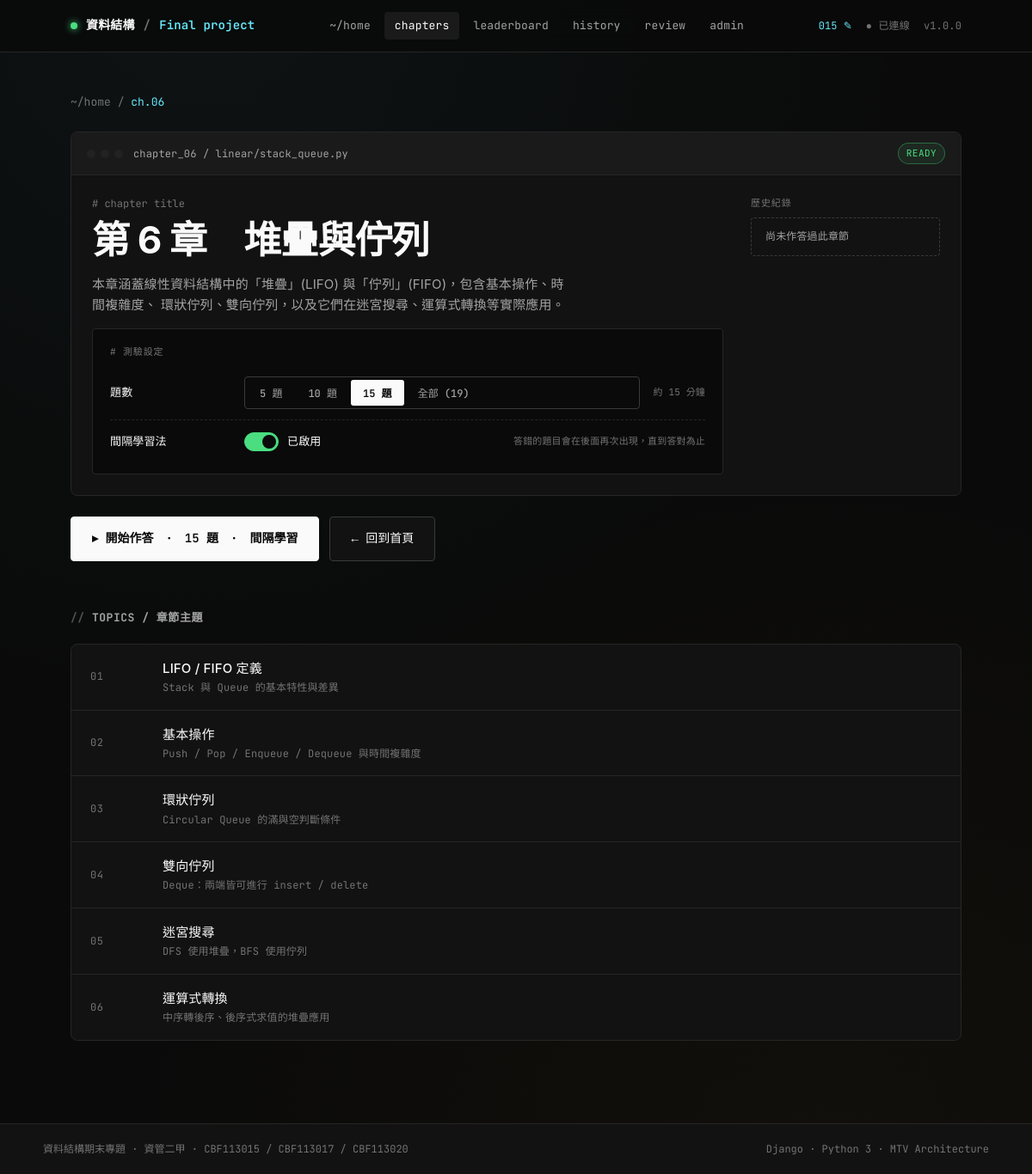
The app's page /quiz/1/ (signed in) with its own data.
### quiz/models.py (models this page shows, shortened)
class Chapter(models.Model):
    number = models.PositiveIntegerField(unique=True, verbose_name="章節編號")
    title = models.CharField(max_length=100, verbose_name="章節名稱")
    class Meta:
        ordering = ["number"]
        verbose_name = "章節"
        verbose_name_plural = "章節"
    def question_count(self):
        return self.questions.count()
    question_count.short_description = "題數"

### quiz/views.py (the view)
# urls.py: path("quiz/<int:chapter_id>/",    views.chapter_detail, name="chapter_detail"),
def chapter_detail(request, chapter_id):
    chapter = get_object_or_404(Chapter, pk=chapter_id)
    user_name = request.session.get("user_name", "")
    records = []
    best = None
    last = None
    if user_name:
        records = list(QuizRecord.objects.filter(chapter=chapter, user_name=user_name).order_by("-created_at"))
        if records:
            best = max(r.score for r in records)
            last = records[0]
    topics = [
        ("LIFO / FIFO 定義", "Stack 與 Queue 的基本特性與差異"),
        ("基本操作", "Push / Pop / Enqueue / Dequeue 與時間複雜度"),
        ("環狀佇列", "Circular Queue 的滿與空判斷條件"),
        ("雙向佇列", "Deque：兩端皆可進行 insert / delete"),
        ("迷宮搜尋", "DFS 使用堆疊，BFS 使用佇列"),
        ("運算式轉換", "中序轉後序、後序式求值的堆疊應用"),
    ]
    return render(request, "quiz/chapter.html", {
        "chapter": chapter,
        "user_name": user_name,
        "records": records,
        "best": best,
        "last": last,
        "history_count": len(records),
        "topics": topics,
    })

### quiz/context_processors.py (called while the page is built)
def default_chapter(request):
    chapter = Chapter.objects.filter(number=6).first()
    return {
        "default_chapter": chapter,
        "user_name": request.session.get("user_name", ""),
    }

### quiz/templates/quiz/chapter.html (shortened to what this page needs)
{% extends "quiz/base.html" %}
{% block nav_chapters %}active{% endblock %}
{% block content %}
<div class="container">
  <div class="mono" style="color:var(--text-dim);font-size:13px;margin-bottom:24px;">
    <a href="{% url 'quiz:index' %}" style="cursor:pointer;">~/home</a>
    <span> / </span>
    <span class="cyan">ch.{{ chapter.number|stringformat:"02d" }}</span>
  </div>
  <div class="panel">
    <div class="panel-header">
      <div style="display:flex;align-items:center;gap:12px;">
        <span class="win-dots">
          <span class="win-dot"></span>
          <span class="win-dot"></span>
          <span class="win-dot"></span>
        </span>
        <span>chapter_{{ chapter.number|stringformat:"02d" }} / linear/stack_queue.py</span>
      </div>
      <span class="tag tag-green">READY</span>
    </div>
    <div class="panel-body">
      <div style="display:grid;grid-template-columns:1fr auto;gap:32px;align-items:start;">
        <div>
          <div class="mono dim" style="font-size:12px;margin-bottom:8px;"># chapter title</div>
          <h1 style="font-size:44px;margin:0 0 16px;letter-spacing:-0.02em;line-height:1.1;">
            第 {{ chapter.number }} 章　{{ chapter.title }}
          </h1>
          <p style="color:var(--text-muted);max-width:560px;margin-bottom:8px;font-size:15px;">
            本章涵蓋線性資料結構中的「堆疊」(LIFO) 與「佇列」(FIFO)，包含基本操作、時間複雜度、
            環狀佇列、雙向佇列，以及它們在迷宮搜尋、運算式轉換等實際應用。
          </p>
          <div class="settings-panel">
            <div class="mono" style="font-size:11px;color:var(--text-dim);text-transform:uppercase;letter-spacing:0.08em;margin-bottom:12px;"># 測驗設定</div>
            <div class="settings-row">
              <span class="settings-label">題數</span>
              <div class="seg" id="seg-count">
                <button data-count="5"  onclick="setCount(5)">5 題</button>
                <button data-count="10" onclick="setCount(10)">10 題</button>
                <button data-count="15" onclick="setCount(15)" class="active">15 題</button>
                <button data-count="{{ chapter.question_count }}" id="btn-all"
                        onclick="setCount({{ chapter.question_count }})">全部 ({{ chapter.question_count }})</button>
              </div>
              <span class="settings-help" id="time-hint">約 15 分鐘</span>
            </div>
            <div class="settings-row">
              <span class="settings-label">間隔學習法</span>
              <div class="toggle on" id="toggle-sr" onclick="toggleSr()" role="switch" aria-checked="true">
                <span class="toggle-track"></span>
                <span class="toggle-label" id="sr-label">已啟用</span>
              </div>
              <span class="settings-help">答錯的題目會在後面再次出現，直到答對為止</span>
            </div>
          </div>
        </div>
        <div style="width:220px;">
          <div class="mono" style="font-size:11px;color:var(--text-dim);text-transform:uppercase;letter-spacing:0.08em;margin-bottom:8px;">歷史紀錄</div>
          {% if not user_name %}
            <div class="notice">
              <a href="{% url 'quiz:set_name' %}?next={% url 'quiz:chapter_detail' chapter.id %}" style="color:var(--cyan);">設定名稱</a>
              後可查看個人紀錄
            </div>
          {% elif history_count == 0 %}
            <div class="notice">尚未作答過此章節</div>
          {% endif %}
        </div>
      </div>
    </div>
  </div>
  <div style="display:flex;gap:12px;margin-top:24px;flex-wrap:wrap;">
    <a class="btn btn-primary btn-lg" id="btn-start"
       href="{% url 'quiz:start_quiz' chapter.id %}?count=15&sr=1">
    </a>
    <a class="btn btn-lg" href="{% url 'quiz:index' %}">← 回到首頁</a>
  </div>
  <div class="section-head">
    <h3 class="section-title">topics / 章節主題</h3>
  </div>
  <div class="chapter-grid">
    {% for topic in topics %}
    <div class="chapter-row no-click">
      <span class="chapter-num">{{ forloop.counter|stringformat:"02d" }}</span>
      <div>
        <div class="chapter-name">{{ topic.0 }}</div>
        <div class="chapter-desc">{{ topic.1 }}</div>
      </div>
    </div>
    {% endfor %}
  </div>
</div>
{% endblock %}

### records on screen
Chapter: number "06", number "6", title "堆疊與佇列", question_count "19"

### other values on screen
{{ user_name }} "015"
{{ topic.0 }} "LIFO / FIFO 定義" "基本操作" "環狀佇列" "雙向佇列" "迷宮搜尋" "運算式轉換"
{{ topic.1 }} "Stack 與 Queue 的基本特性與差異" "Push / Pop / Enqueue / Dequeue 與時間複雜度" "Circular Queue 的滿與空判斷條件" "Deque：兩端皆可進行 insert / delete" "DFS 使用堆疊，BFS 使用佇列" "中序轉後序、後序式求值的堆疊應用"
